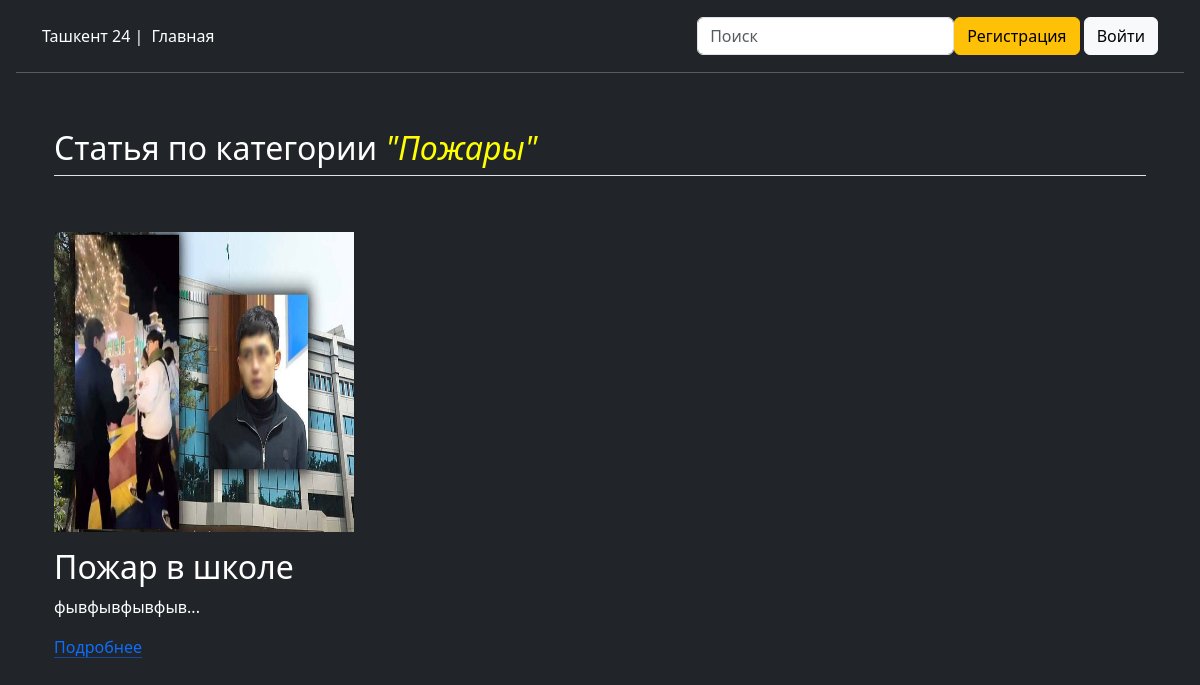
The app's page /category/2/ with its own data.
### main/models.py (models this page shows)
class Category(models.Model):
    name_category = models.CharField(max_length=32, verbose_name='Название категории')
    date_created = models.DateTimeField(auto_now_add=True)
    class Meta:
        verbose_name = 'Категория'
        verbose_name_plural = 'Категории'
    def __str__(self):
        return self.name_category

class Theme(models.Model):
    name_theme = models.CharField(max_length=32, verbose_name='Название статьи')
    theme_dec = models.TextField(max_length=256, verbose_name="Описание статьи")
    theme_photo = models.ImageField(upload_to='media', verbose_name="Фото статьи")
    theme_category = models.ForeignKey(Category, on_delete=models.CASCADE, verbose_name="Категория")
    date_created = models.DateTimeField(auto_now_add=True)
    class Meta:
        verbose_name = 'Статья'
        verbose_name_plural = 'Статьи'
    def __str__(self):
        return self.name_theme

### main/views.py (the view)
# urls.py: path('category/<int:pk>/', views.categ),
def categ(request, pk):
    categori = Category.objects.get(id=pk)
    themes010 = Theme.objects.filter(theme_category_id=categori)
    return render(request, 'category.html', {'categori': categori, 'themes010': themes010})

### main/templates/category.html (shortened to what this page needs)
<!DOCTYPE html>
<html lang="ru">
<head>
    <link rel="stylesheet" href="https://cdn.jsdelivr.net/npm/bootstrap@5.3.8/dist/css/bootstrap.min.css">
</head>
<body class="bg bg-dark text-white">
<header class="p-3 text-bg-dark sticky-top">
    <div class="container">
        <div class="d-flex flex-wrap align-items-center justify-content-center justify-content-lg-start">
            <a href="/" class="d-flex align-items-center mb-2 mb-lg-0 text-white text-decoration-none">
            <span>Ташкент 24 |</span>
        </a>
            <ul class="nav col-12 col-lg-auto me-lg-auto mb-2 justify-content-center mb-md-0">
                <li><a href="/" class="nav-link px-2 text-white">Главная</a></li>
            </ul>
            <form action="{% url 'search' %}" method="post">
                <input name="search_product"  required type="search" class=" form-control form-control- text-dark "
                       placeholder="Поиск" aria-label="Search">
            </form>
            {% if user.is_authenticated %}
            <div class="text-end">
                <a href="/cart" class="btn btn-primary me-2">Избранное</a>
                <a href="/logout" class="btn btn-primary">Выйти</a>
            </div>
            {% else %}
            <div class="text-end">
                <a href="register" class="btn btn-warning" role="button">Регистрация</a>
                <a href="/accounts/login" class="btn btn-light" role="button">Войти</a>
            </div>
            {% endif %}
        </div>
    </div>
    <hr>
</header>
<div class="container px-4 py-4" id="featured-3">
            <h2 class="pb-2 border-bottom">Статья по категории <i style="color: yellow;">"{{ categori  }}"</i></h2>
            <div class="row g-4 py-5 row-cols-1 row-cols-lg-3">
                {% for p in themes010 %}
                <div class="feature col">
                    <div class="feature-icon d-inline-flex align-items-center justify-content-center text-bg-primary bg-gradient fs-2 mb-3">
                        <img src="{{ p.theme_photo.url }}" width="300" height="300">
                    </div>
                    <h3 class="fs-2 text">{{ p }}</h3>
                    <p>{{ p.theme_dec|slice:12 }}...</p>
                    <a href="/theme2/{{ p.id }}"class="icon-link">Подробнее</a>
                </div>
                {% endfor %}
            </div>
        </div>
</body>
</html>

### records on screen
Category: name_category "Пожары"
Theme: theme_photo (picture), name_theme "Пожар в школе", theme_dec "фывфывфывфыв"
